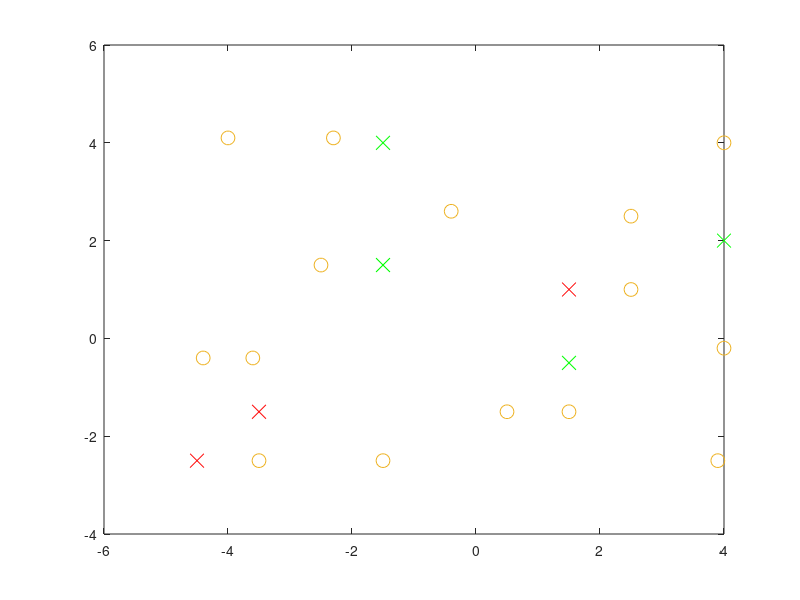

The MATLAB script that drew this image: (Note: this script raises an error after producing the figure.)
%futzing script to visualize the example maps
load('ExampleMap1_2014.mat');
figure(1);clf;
plot(waypoints(:,1),waypoints(:,2),'x','MarkerSize',10,'Color','r'); hold on;
plot(ECwaypoints(:,1),ECwaypoints(:,2),'x','MarkerSize',10,'Color','g');
plot(beaconLoc(:,2),beaconLoc(:,3),'o','MarkerSize',10);

plotWalls(optWalls,'g');
plotWalls(map);
legend('waypoints','EC waypoints','beaconLocations','optional walls');
title('Example Map 1');

load('ExampleMap2_2014.mat');
figure(2);clf;
plot(waypoints(:,1),waypoints(:,2),'x','MarkerSize',10,'Color','r'); hold on;
plot(ECwaypoints(:,1),ECwaypoints(:,2),'x','MarkerSize',10,'Color','g');
plot(beaconLoc(:,2),beaconLoc(:,3),'o','MarkerSize',10);

plotWalls(optWalls,'g');
plotWalls(map);
legend('waypoints','EC waypoints','beaconLocations','optional walls');
title('Example Map 2');

load('ExampleMap3_2014.mat');
figure(3);clf;
plot(waypoints(:,1),waypoints(:,2),'x','MarkerSize',10,'Color','r'); hold on;
plot(ECwaypoints(:,1),ECwaypoints(:,2),'x','MarkerSize',10,'Color','g');
plot(beaconLoc(:,2),beaconLoc(:,3),'o','MarkerSize',10);

plotWalls(optWalls,'g');
plotWalls(map);
legend('waypoints','EC waypoints','beaconLocations','optional walls');
title('Example Map 3');
